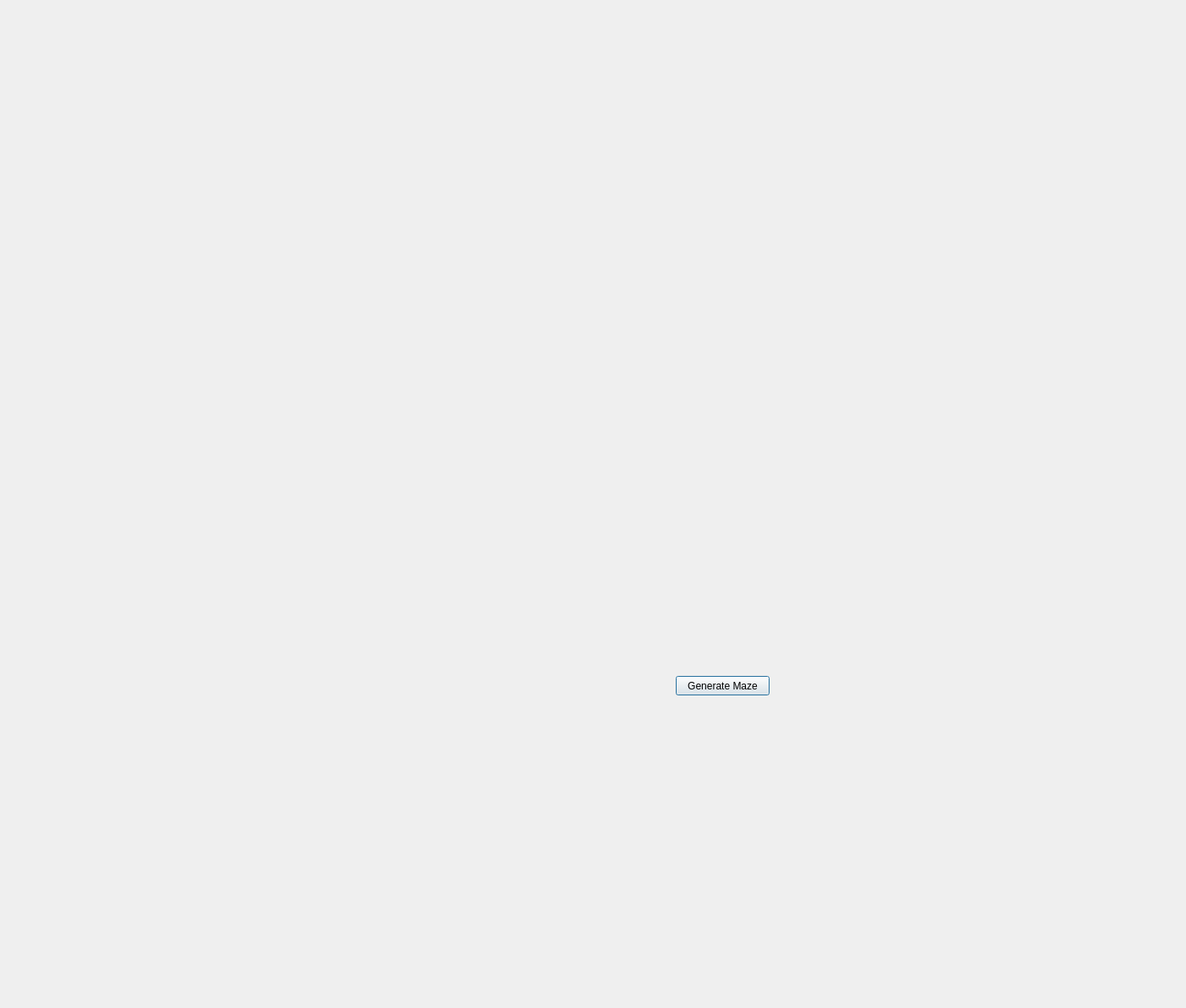
<?xml version="1.0" encoding="UTF-8"?>
<ui version="4.0">
 <class>Dialog</class>
 <widget class="QDialog" name="Dialog">
  <property name="geometry">
   <rect>
    <x>0</x>
    <y>0</y>
    <width>1404</width>
    <height>1193</height>
   </rect>
  </property>
  <property name="windowTitle">
   <string>Dialog</string>
  </property>
  <widget class="QPushButton" name="pushButton">
   <property name="geometry">
    <rect>
     <x>800</x>
     <y>800</y>
     <width>111</width>
     <height>23</height>
    </rect>
   </property>
   <property name="text">
    <string>Generate Maze</string>
   </property>
  </widget>
 </widget>
 <resources/>
 <connections/>
</ui>
